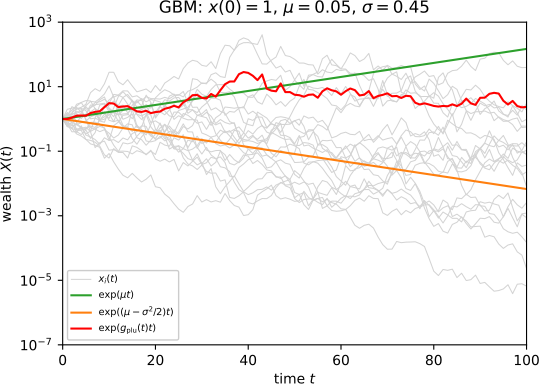

Write the Python code that produced this figure.
import matplotlib.pyplot as plt
import numpy as np

# Generate the data
# Set seed for reproducibility
np.random.seed(1)

# Set parameters
mu=.05
sigma=np.sqrt(0.2)
N=20
Tmax = 100
dt=1
t=np.arange(0,Tmax+dt,dt)
T=len(t)
sdt=np.sqrt(dt)

#generate Brownian motion
noise = np.random.normal(loc=(mu-0.5*sigma*sigma)*dt, scale=sigma*sdt, size=(T,N))
noise[0,:] = 0.0
Y = np.cumsum(noise, axis=0) # log wealth
X = np.exp(Y) # wealth
max_X = np.max(X, axis=1)/N
finite_ensemble_average = np.mean(X, axis=1)
ensemble_average = np.exp(mu*t)
time_average = np.exp((mu-0.5*sigma*sigma)*t)
tc = 2.0*np.log(N)/(sigma*sigma)
 
# GDP and DDP
GDP = finite_ensemble_average
DDP = np.exp(np.mean(Y, axis=1))

# Plot trajectories
fig, ax = plt.subplots(1,1)
#ax.semilogy(t, finite_ensemble_average, label=r'$\langle x(t) \rangle_N$', linewidth=3, color='C0')
#ax.semilogy(t, max_X, label=r'$\frac{1}{N}\max\left\{x_i(t)\right\}$', linewidth=1, color='orange')
ax.semilogy(t, X[:,0], color='lightgrey', linewidth=0.75, label="$x_i(t)$")
ax.semilogy(t, X[:,1:], linewidth=0.75, color='lightgrey') # no label
#ax.semilogy([tc,tc], [1E-15,1E15], color='black', linestyle=':',label="$t=t_c$")
ax.semilogy(t, ensemble_average, label=r'$\exp(\mu t)$', color='C2')
ax.semilogy(t, time_average, label=r'$\exp((\mu-\sigma^2/2) t)$', color='C1')
#ax.semilogy(t[1:], np.exp((mu-sigma**2/2-np.log(N)/t[1:]+(np.sqrt(2*np.log(N))*sigma)/np.sqrt(t[1:]))*t[1:]), label=r'$x(0)\exp\left(\left(\mu-\frac{\sigma^2}{2}-\frac{\ln(N)}{t}+\frac{\sqrt{2\ln N}\sigma}{t^{1/2}}\right) t\right)$', color='C3')

# add GDP
ax.semilogy(t, GDP, color='red', label=r'$\exp(g_\text{plu}(t)t)$')

# Labels, legends, etc.
ax.set_xlabel('time $t$')
ax.set_ylabel('wealth $X(t)$')
ax.set_title(rf"GBM: $x(0)=1$, $\mu={mu:.2f}$, $\sigma={sigma:.2f}$")
ax.legend(loc='lower left', ncol=1, facecolor='white', framealpha=1, fontsize=7)
tlim = [0, Tmax]
ax.set_xlim(tlim)
Xlim = [1E-7, 1E3]
ax.set_ylim(Xlim)

# Apply final tweaks and save figure as pdf
ratio = 0.7
size = fig.get_size_inches()[0]
fig.set_size_inches(size, size*ratio)
plt.savefig('gplu.pdf', bbox_inches='tight', pad_inches=0)
